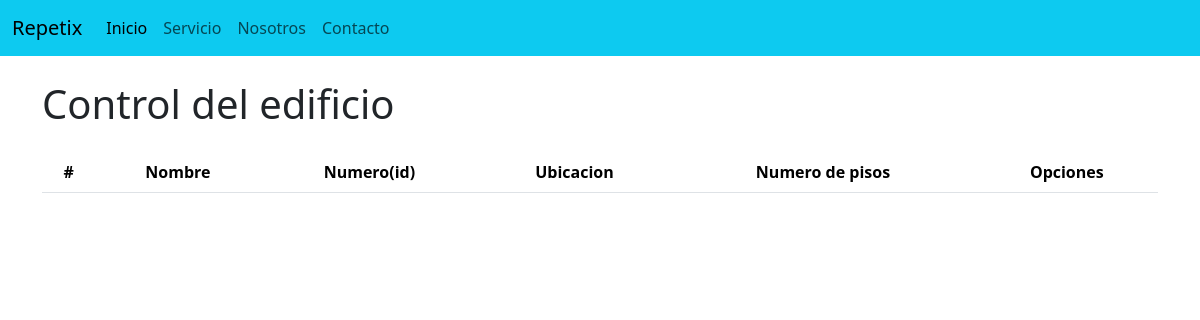
/AccederEdificio/, run on an earlier commit of the app's database.
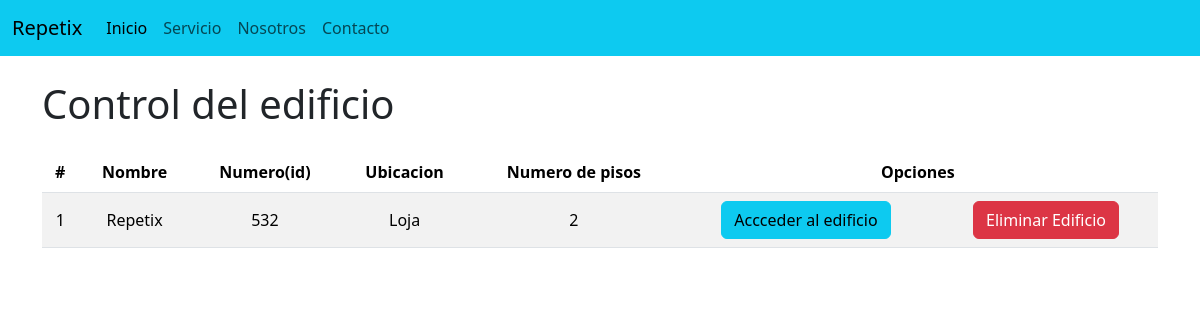
And on a later commit of the database.
### Repetix/models.py (models this page shows, shortened)
class Edificio(models.Model):
    nombre = models.CharField(max_length=100)
    codigo = models.IntegerField()
    ubicacion = models.CharField(max_length=255)
    numero_pisos = models.IntegerField()

### Repetix/views.py (the view)
# urls.py: path('AccederEdificio/', views.accederEdificio, name='AccederEdificio'),
def accederEdificio(request):
    edificio = Edificio.objects.all()
    pisos = Piso.objects.all()
    sensores = Sensor.objects.all()
    departamentos = Departamento.objects.all()
    return render(request, 'AccederEdificio.html', {
        'edificio': edificio,
        'pisos': pisos,
        'sensores': sensores,
        'departamentos': departamentos,
    })

### Repetix/Templates/AccederEdificio.html (shortened to what this page needs)
{% extends "./base.html" %}
{% block body %}
<div class="row">
    <div class="table-responsive">
        <h1>Control del edificio</h1>
        <div class="table-responsive py-3">
            <table class="table table-striped">
                <thead>
                    <tr>
                        <th>#</th>
                        <th>Nombre</th>
                        <th>Numero(id)</th>
                        <th>Ubicacion</th>
                        <th>Numero de pisos</th>
                        <th colspan="2">Opciones</th>
                    </tr>
                </thead>
                <tbody>
                    {% for edificio in edificio %}
                    <tr>
                        <td>{{forloop.counter}}</td>
                        <td>{{edificio.nombre}}</td>
                        <td>{{edificio.codigo}}</td>
                        <td>{{edificio.ubicacion}}</td>
                        <td>{{edificio.numero_pisos}}</td>
                        <td><a href="/ControlarEdificio/{{edificio.codigo}}" class="btn btn-info">Accceder al edificio </a></td>
                        <td><a href="/EliminarEdificio/{{edificio.codigo}}" class="btn btn-danger btnEliminacion">Eliminar Edificio</a></td>
                    </tr>
                    {% endfor %}
                </tbody>
            </table>
        </div>
    </div>
</div>
{% endblock %}

### Repetix/Templates/base.html (shortened to what this page needs)
{% load static %}
<!DOCTYPE html>
<html lang="es">
  <head>
    <link href="https://cdn.jsdelivr.net/npm/bootstrap@5.3.3/dist/css/bootstrap.min.css" rel="stylesheet" />
    <link rel="stylesheet" href="{% static 'css/AccederEdificio.css' %}">
  </head>
  <body>
    <nav class="navbar navbar-expand-lg bg-info">
      <div class="container-fluid">
        <a class="navbar-brand" href="/index/">Repetix</a>
        <div class="collapse navbar-collapse" id="navbarNav">
          <ul class="navbar-nav">
            <li class="nav-item">
              <a class="nav-link active" aria-current="page" href="/index/">Inicio</a>
            </li>
            <li class="nav-item">
              <a class="nav-link" href="/Servicio/">Servicio</a>
            </li>
            <li class="nav-item">
              <a class="nav-link" href="/Nosotros/">Nosotros</a>
            </li>
            <li class="nav-item">
              <a class="nav-link" href="/contacto/">Contacto</a>
            </li>
          </ul>
        </div>
      </div>
    </nav>
    <div class="container py-4">
        {% block body %}
        {% endblock %}
    </div>
  </body>
</html>

### Repetix/static/css/AccederEdificio.css (style rules this page uses)
th, td { text-align: center; vertical-align: middle; }

What changed in the data, as far as the page shows it:
added Edificio: nombre "Repetix", codigo "532", ubicacion "Loja", numero_pisos "2"
